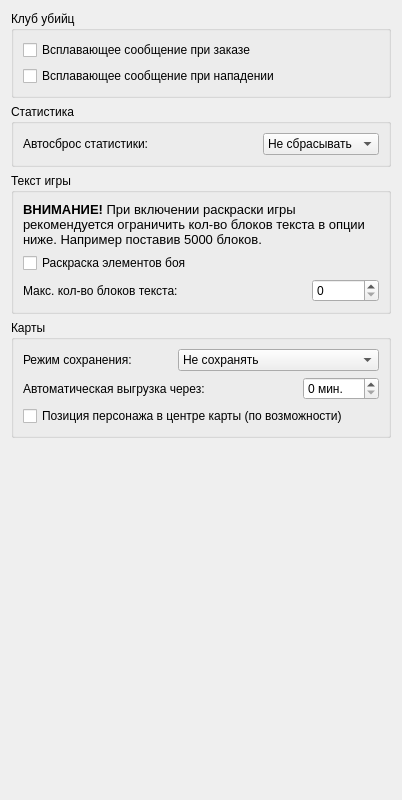
              <widget class="QWidget" name="tab_3">
               <attribute name="title">
                <string>Разное</string>
               </attribute>
               <layout class="QVBoxLayout" name="verticalLayout_30">
                <item>
                 <widget class="QGroupBox" name="groupBox_8">
                  <property name="title">
                   <string>Клуб убийц</string>
                  </property>
                  <layout class="QGridLayout" name="gridLayout_6">
                   <item row="0" column="0">
                    <layout class="QHBoxLayout" name="horizontalLayout_46">
                     <item>
                      <widget class="QCheckBox" name="checkbox_InKillersCupPopup">
                       <property name="text">
                        <string>Всплавающее сообщение при заказе</string>
                       </property>
                      </widget>
                     </item>
                     <item>
                      <spacer name="horizontalSpacer_43">
                       <property name="orientation">
                        <enum>Qt::Horizontal</enum>
                       </property>
                       <property name="sizeHint" stdset="0">
                        <size>
                         <width>40</width>
                         <height>20</height>
                        </size>
                       </property>
                      </spacer>
                     </item>
                    </layout>
                   </item>
                   <item row="1" column="0">
                    <layout class="QHBoxLayout" name="horizontalLayout_40">
                     <item>
                      <widget class="QCheckBox" name="checkbox_KillerClubAttack">
                       <property name="text">
                        <string>Всплавающее сообщение при нападении</string>
                       </property>
                      </widget>
                     </item>
                     <item>
                      <spacer name="horizontalSpacer_30">
                       <property name="orientation">
                        <enum>Qt::Horizontal</enum>
                       </property>
                       <property name="sizeHint" stdset="0">
                        <size>
                         <width>40</width>
                         <height>20</height>
                        </size>
                       </property>
                      </spacer>
                     </item>
                    </layout>
                   </item>
                  </layout>
                 </widget>
                </item>
                <item>
                 <widget class="QGroupBox" name="groupBox_9">
                  <property name="title">
                   <string>Статистика</string>
                  </property>
                  <layout class="QGridLayout" name="gridLayout_7">
                   <item row="0" column="0">
                    <layout class="QHBoxLayout" name="horizontalLayout_25">
                     <item>
                      <widget class="QLabel" name="label_47">
                       <property name="text">
                        <string>Автосброс статистики:</string>
                       </property>
                      </widget>
                     </item>
                     <item>
                      <spacer name="horizontalSpacer_17">
                       <property name="orientation">
                        <enum>Qt::Horizontal</enum>
                       </property>
                       <property name="sizeHint" stdset="0">
                        <size>
                         <width>40</width>
                         <height>20</height>
                        </size>
                       </property>
                      </spacer>
                     </item>
                     <item>
                      <widget class="QComboBox" name="autoResetStat_combo">
                       <item>
                        <property name="text">
                         <string>Не сбрасывать</string>
                        </property>
                       </item>
                      </widget>
                     </item>
                    </layout>
                   </item>
                  </layout>
                 </widget>
                </item>
                <item>
                 <widget class="QGroupBox" name="groupBox_10">
                  <property name="title">
                   <string>Текст игры</string>
                  </property>
                  <layout class="QGridLayout" name="gridLayout_11">
                   <item row="2" column="0">
                    <layout class="QHBoxLayout" name="horizontalLayout_23">
                     <item>
                      <widget class="QLabel" name="label_9">
                       <property name="text">
                        <string>Макс. кол-во блоков текста:</string>
                       </property>
                      </widget>
                     </item>
                     <item>
                      <spacer name="horizontalSpacer_27">
                       <property name="orientation">
                        <enum>Qt::Horizontal</enum>
                       </property>
                       <property name="sizeHint" stdset="0">
                        <size>
                         <width>40</width>
                         <height>20</height>
                        </size>
                       </property>
                      </spacer>
                     </item>
                     <item>
                      <widget class="QSpinBox" name="maxTextBlocksCount">
                       <property name="toolTip">
                        <string>Минимальное ограничение - 100 строк. 0 - нет ограничения.</string>
                       </property>
                       <property name="maximum">
                        <number>1000000</number>
                       </property>
                      </widget>
                     </item>
                    </layout>
                   </item>
                   <item row="1" column="0">
                    <widget class="QCheckBox" name="gameTextColoring">
                     <property name="text">
                      <string>Раскраска элементов боя</string>
                     </property>
                    </widget>
                   </item>
                   <item row="0" column="0">
                    <widget class="QLabel" name="label_15">
                     <property name="text">
                      <string>&lt;!DOCTYPE HTML PUBLIC &quot;-//W3C//DTD HTML 4.0//EN&quot; &quot;http://www.w3.org/TR/REC-html40/strict.dtd&quot;&gt;
&lt;html&gt;&lt;head&gt;&lt;meta name=&quot;qrichtext&quot; content=&quot;1&quot; /&gt;&lt;style type=&quot;text/css&quot;&gt;
p, li { white-space: pre-wrap; }
&lt;/style&gt;&lt;/head&gt;&lt;body style=&quot; font-family:'Sans Serif'; font-size:10pt; font-weight:400; font-style:normal;&quot;&gt;
&lt;p style=&quot; margin-top:0px; margin-bottom:0px; margin-left:0px; margin-right:0px; -qt-block-indent:0; text-indent:0px;&quot;&gt;&lt;span style=&quot; font-weight:600; color:#000000;&quot;&gt;ВНИМАНИЕ!&lt;/span&gt; При включении раскраски игры рекомендуется ограничить кол-во блоков текста в опции ниже. Например поставив 5000 блоков.&lt;/p&gt;&lt;/body&gt;&lt;/html&gt;</string>
                     </property>
                     <property name="wordWrap">
                      <bool>true</bool>
                     </property>
                    </widget>
                   </item>
                  </layout>
                 </widget>
                </item>
                <item>
                 <widget class="QGroupBox" name="groupBox_11">
                  <property name="title">
                   <string>Карты</string>
                  </property>
                  <layout class="QVBoxLayout" name="verticalLayout_24">
                   <item>
                    <layout class="QHBoxLayout" name="horizontalLayout_38">
                     <item>
                      <widget class="QLabel" name="label_65">
                       <property name="text">
                        <string>Режим сохранения:</string>
                       </property>
                      </widget>
                     </item>
                     <item>
                      <spacer name="horizontalSpacer_28">
                       <property name="orientation">
                        <enum>Qt::Horizontal</enum>
                       </property>
                       <property name="sizeHint" stdset="0">
                        <size>
                         <width>40</width>
                         <height>20</height>
                        </size>
                       </property>
                      </spacer>
                     </item>
                     <item>
                      <widget class="QComboBox" name="mapsParamSaveMode">
                       <item>
                        <property name="text">
                         <string>Не сохранять</string>
                        </property>
                       </item>
                       <item>
                        <property name="text">
                         <string>При выходе из клиента</string>
                        </property>
                       </item>
                       <item>
                        <property name="text">
                         <string>Каждые 5 мин. если менялись</string>
                        </property>
                       </item>
                      </widget>
                     </item>
                    </layout>
                   </item>
                   <item>
                    <layout class="QHBoxLayout" name="horizontalLayout_39">
                     <item>
                      <widget class="QLabel" name="label_74">
                       <property name="text">
                        <string>Автоматическая выгрузка через:</string>
                       </property>
                      </widget>
                     </item>
                     <item>
                      <spacer name="horizontalSpacer_29">
                       <property name="orientation">
                        <enum>Qt::Horizontal</enum>
                       </property>
                       <property name="sizeHint" stdset="0">
                        <size>
                         <width>40</width>
                         <height>20</height>
                        </size>
                       </property>
                      </spacer>
                     </item>
                     <item>
                      <widget class="QSpinBox" name="mapsUnloadInterval">
                       <property name="toolTip">
                        <string>Если значение равно нулю, то карты не будут автоматически выгружаться из памяти</string>
                       </property>
                       <property name="suffix">
                        <string> мин.</string>
                       </property>
                       <property name="maximum">
                        <number>120</number>
                       </property>
                      </widget>
                     </item>
                    </layout>
                   </item>
                   <item>
                    <widget class="QCheckBox" name="checkbox_PersPosInCenter">
                     <property name="text">
                      <string>Позиция персонажа в центре карты (по возможности)</string>
                     </property>
                    </widget>
                   </item>
                  </layout>
                 </widget>
                </item>
                <item>
                 <spacer name="verticalSpacer_2">
                  <property name="orientation">
                   <enum>Qt::Vertical</enum>
                  </property>
                  <property name="sizeHint" stdset="0">
                   <size>
                    <width>20</width>
                    <height>351</height>
                   </size>
                  </property>
                 </spacer>
                </item>
               </layout>
              </widget>
